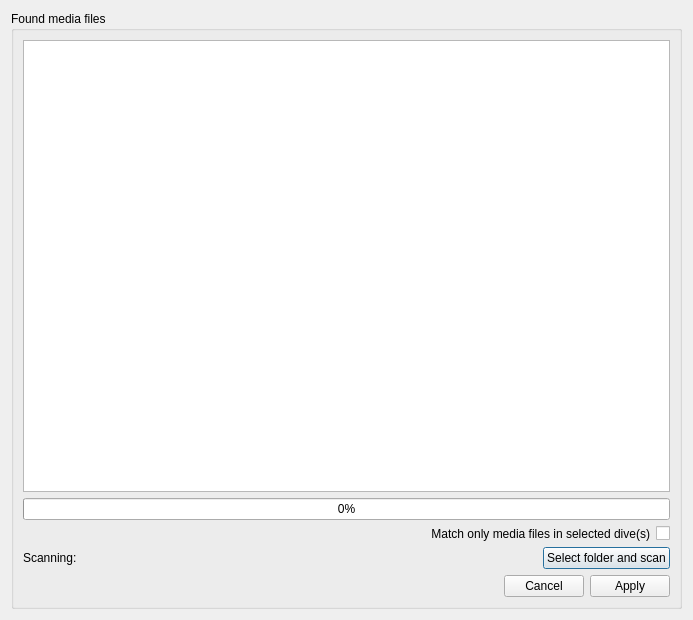
<?xml version="1.0" encoding="UTF-8"?>
<ui version="4.0">
 <class>FindMovedImagesDialog</class>
 <widget class="QDialog" name="FindMovedImagesDialog">
  <property name="windowModality">
   <enum>Qt::WindowModal</enum>
  </property>
  <property name="geometry">
   <rect>
    <x>0</x>
    <y>0</y>
    <width>693</width>
    <height>620</height>
   </rect>
  </property>
  <property name="sizePolicy">
   <sizepolicy hsizetype="Minimum" vsizetype="Minimum">
    <horstretch>0</horstretch>
    <verstretch>0</verstretch>
   </sizepolicy>
  </property>
  <property name="windowTitle">
   <string>Find moved media files</string>
  </property>
  <property name="windowIcon">
   <iconset>
    <normalon>:subsurface-icon</normalon>
   </iconset>
  </property>
  <property name="modal">
   <bool>false</bool>
  </property>
  <layout class="QVBoxLayout" name="verticalLayout_2">
   <item>
    <widget class="QGroupBox" name="groupBox">
     <property name="title">
      <string>Found media files</string>
     </property>
     <layout class="QVBoxLayout" name="verticalLayout">
      <item>
       <widget class="QTextEdit" name="imagesText">
        <property name="lineWrapMode">
         <enum>QTextEdit::NoWrap</enum>
        </property>
        <property name="readOnly">
         <bool>true</bool>
        </property>
        <property name="text" stdset="0">
         <string/>
        </property>
       </widget>
      </item>
      <item>
       <widget class="QProgressBar" name="progress">
        <property name="value">
         <number>0</number>
        </property>
       </widget>
      </item>
      <item>
       <layout class="QHBoxLayout" name="horizontalLayout_2">
        <item>
         <widget class="QLabel" name="onlySelectedDiveslabel">
          <property name="sizePolicy">
           <sizepolicy hsizetype="MinimumExpanding" vsizetype="Preferred">
            <horstretch>0</horstretch>
            <verstretch>0</verstretch>
           </sizepolicy>
          </property>
          <property name="text">
           <string>Match only media files in selected dive(s)</string>
          </property>
          <property name="alignment">
           <set>Qt::AlignRight|Qt::AlignTrailing|Qt::AlignVCenter</set>
          </property>
         </widget>
        </item>
        <item>
         <widget class="QCheckBox" name="onlySelectedDives">
          <property name="text">
           <string/>
          </property>
         </widget>
        </item>
       </layout>
      </item>
      <item>
       <layout class="QHBoxLayout" name="horizontalLayout"/>
      </item>
      <item>
       <layout class="QHBoxLayout" name="horizontalLayout_3">
        <item>
         <widget class="QLabel" name="scanningLabel">
          <property name="text">
           <string>Scanning:</string>
          </property>
         </widget>
        </item>
        <item>
         <widget class="QLabel" name="scanning">
          <property name="sizePolicy">
           <sizepolicy hsizetype="MinimumExpanding" vsizetype="Preferred">
            <horstretch>0</horstretch>
            <verstretch>0</verstretch>
           </sizepolicy>
          </property>
          <property name="font">
           <font>
            <weight>75</weight>
            <bold>true</bold>
           </font>
          </property>
          <property name="text">
           <string/>
          </property>
         </widget>
        </item>
        <item>
         <widget class="QPushButton" name="scanButton">
          <property name="text">
           <string>Select folder and scan</string>
          </property>
         </widget>
        </item>
       </layout>
      </item>
      <item>
       <widget class="QDialogButtonBox" name="buttonBox">
        <property name="orientation">
         <enum>Qt::Horizontal</enum>
        </property>
        <property name="standardButtons">
         <set>QDialogButtonBox::Apply|QDialogButtonBox::Cancel</set>
        </property>
       </widget>
      </item>
     </layout>
    </widget>
   </item>
  </layout>
 </widget>
 <resources>
  <include location="../subsurface.qrc"/>
 </resources>
 <connections>
  <connection>
   <sender>buttonBox</sender>
   <signal>accepted()</signal>
   <receiver>FindMovedImagesDialog</receiver>
   <slot>accept()</slot>
   <hints>
    <hint type="sourcelabel">
     <x>248</x>
     <y>254</y>
    </hint>
    <hint type="destinationlabel">
     <x>157</x>
     <y>274</y>
    </hint>
   </hints>
  </connection>
  <connection>
   <sender>buttonBox</sender>
   <signal>rejected()</signal>
   <receiver>FindMovedImagesDialog</receiver>
   <slot>reject()</slot>
   <hints>
    <hint type="sourcelabel">
     <x>316</x>
     <y>260</y>
    </hint>
    <hint type="destinationlabel">
     <x>286</x>
     <y>274</y>
    </hint>
   </hints>
  </connection>
 </connections>
</ui>
